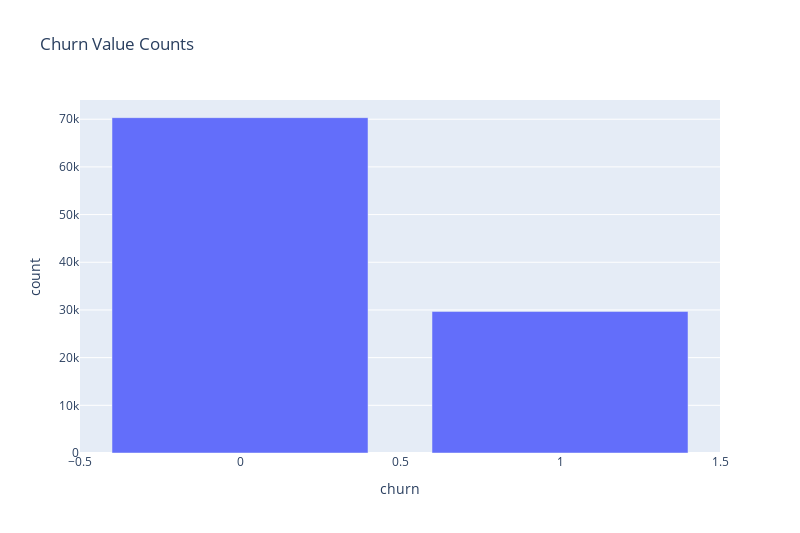

Notebook code cell kept with this figure:
### Markdown cell above
## 3. Target Variable Exploration
- Plot the distribution of target table.  
- Discuss if the dataset is **imbalanced** and what that implies for modeling.

### Code cell
print('Churn Value Counts:')
print(df['churn'].value_counts())

print('Churn Value Counts (percentage):')
print(df['churn'].value_counts(normalize = True))

vc = pd.DataFrame(df['churn'].value_counts()).reset_index()
fig = px.bar(vc, x = 'churn', y = 'count', title = 'Churn Value Counts', width = w, height = w/1.5)
fig.show()

### Figure 1 — Plotly figure (JSON) as saved in the notebook; plotly's stock layout.template omitted (floating-point values rounded to 4 significant figures)
{"data": [{"hovertemplate": "churn=%{x}<br>count=%{y}<extra></extra>", "legendgroup": "", "marker": {"color": "#636efa", "pattern": {"shape": ""}}, "name": "", "orientation": "v", "showlegend": false, "textposition": "auto", "type": "bar", "x": [0, 1], "xaxis": "x", "y": [70329, 29671], "yaxis": "y"}], "layout": {"barmode": "relative", "height": 533.3, "legend": {"tracegroupgap": 0}, "title": {"text": "Churn Value Counts"}, "width": 800, "xaxis": {"anchor": "y", "domain": [0, 1], "title": {"text": "churn"}}, "yaxis": {"anchor": "x", "domain": [0, 1], "title": {"text": "count"}}}}
